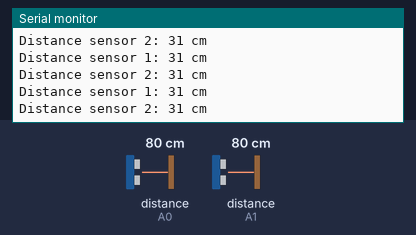
This sketch was run on a simulated Arduino Uno, built with avr-gcc and run on an emulated ATmega328P. Shown: the last lines printed to the serial monitor. Inputs (shaded band) come from the test bench; at power-on: distance to the obstacle (sensors on A0, A1) 80 cm.

Above: at 1.3 s.
1.4 s: distance to the obstacle (sensor on A0) set to 2 cm
At 2.1 s:
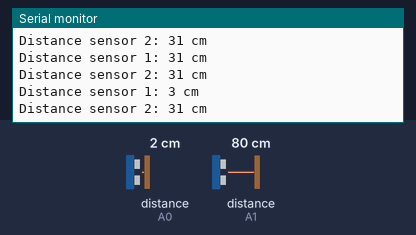
2.9 s: distance to the obstacle (sensor on A1) set to 2 cm
At 3.7 s:
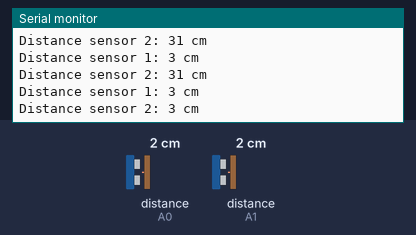
4.4 s: distance to the obstacle (sensor on A0) set to 4 cm
At 4.8 s:
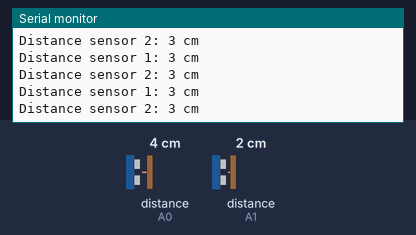
5.9 s: distance to the obstacle (sensor on A1) set to 4 cm
At 6.4 s:
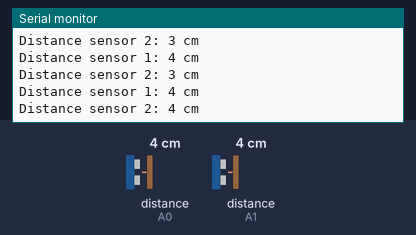
Timing chart, 0 to 8.4 s (numbered marks = the images above; inputs shaded):
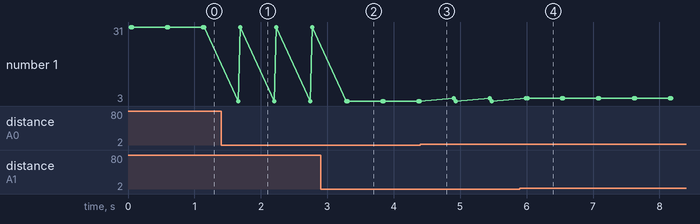

The sketch:

IRdistance_2Sensors.ino
```cpp
// Include the library
#include <SharpIR.h>

// Comment out to turn off debug
#define DEBUG 0

// Pin declaration
#define IR_PIN_1 A0
#define IR_PIN_2 A1

// Define the model used in the SharpIR library
#define model 430

// Varibales for the distances
uint8_t distanceIR1;
uint8_t distanceIR2;

// Create instances of the sensors
SharpIR sensor1 = SharpIR(IR_PIN_1, model);
SharpIR sensor2 = SharpIR(IR_PIN_2, model);

void setup() {
  Serial.begin(9600);
}

void loop() {
  distanceIR1 = sensor1.distance();
  distanceIR2 = sensor2.distance();
  Serial.print("Distance sensor 1: ");
  Serial.print(distanceIR1);
  Serial.println(" cm");
  Serial.print("Distance sensor 2: ");
  Serial.print(distanceIR2);
  Serial.println(" cm");
  delay(500);
}
```

Measured:
- after the input at 1.4 s, the serial monitor: prints a new line after 0.26 s (image 1)
- after the input at 2.9 s, the serial monitor: prints a new line after 0.41 s (image 2)
- after the input at 5.9 s, the serial monitor: prints a new line after 0.12 s (image 4)
